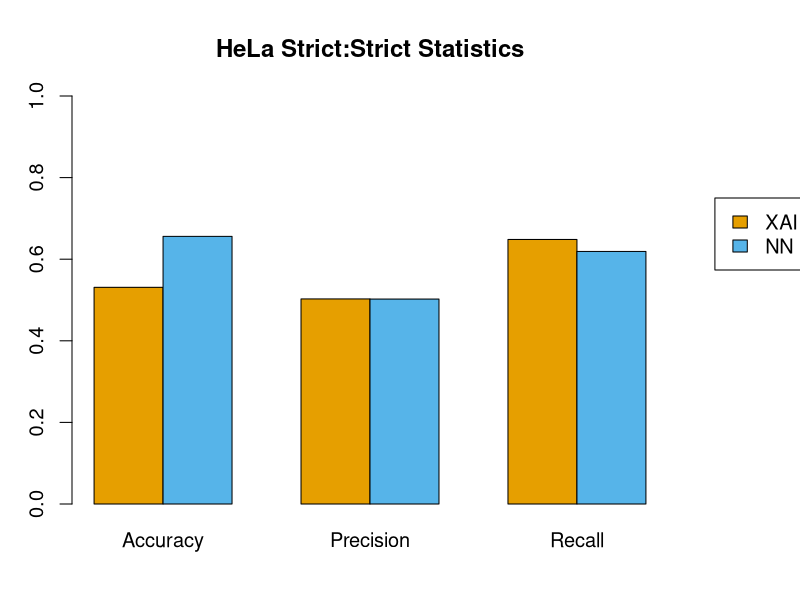

Write the R code that produced this figure.

cbbPalette <- c("#000000", "#E69F00", "#56B4E9", "#009E73", "#F0E442", "#0072B2", "#D55E00", "#CC79A7")

# HeLa matrix
HeLa_cmat <- matrix(0,2,3)
colnames(HeLa_cmat) <- c("Accuracy", "Precision", "Recall")
rownames(HeLa_cmat) <- c("XAI", "NN")

HeLa_cmat[1,1] <- 0.53101
HeLa_cmat[1,2] <- 0.50260
HeLa_cmat[1,3] <- 0.64832

HeLa_cmat[2,1] <- 0.65599
HeLa_cmat[2,2] <- 0.50230
HeLa_cmat[2,3] <- 0.61903

# Plotting HeLa
pdf(file = "~/Human_Datasets/Plots/Figure1/Extra_Performance/HeLa_strict_strict_barplots.pdf",
width = 6, height = 6, pointsize = 14)
par(mar=c(4,3,4,5.5), cex = 1.2)
par(xpd = NA)
    barplot(HeLa_cmat, col = cbbPalette[2:3], beside = T, ylim = c(0,1),
            main = "HeLa Strict:Strict Statistics"
            )
    legend(10,0.75,rownames(HeLa_cmat), fill=cbbPalette[2:3])
dev.off()
